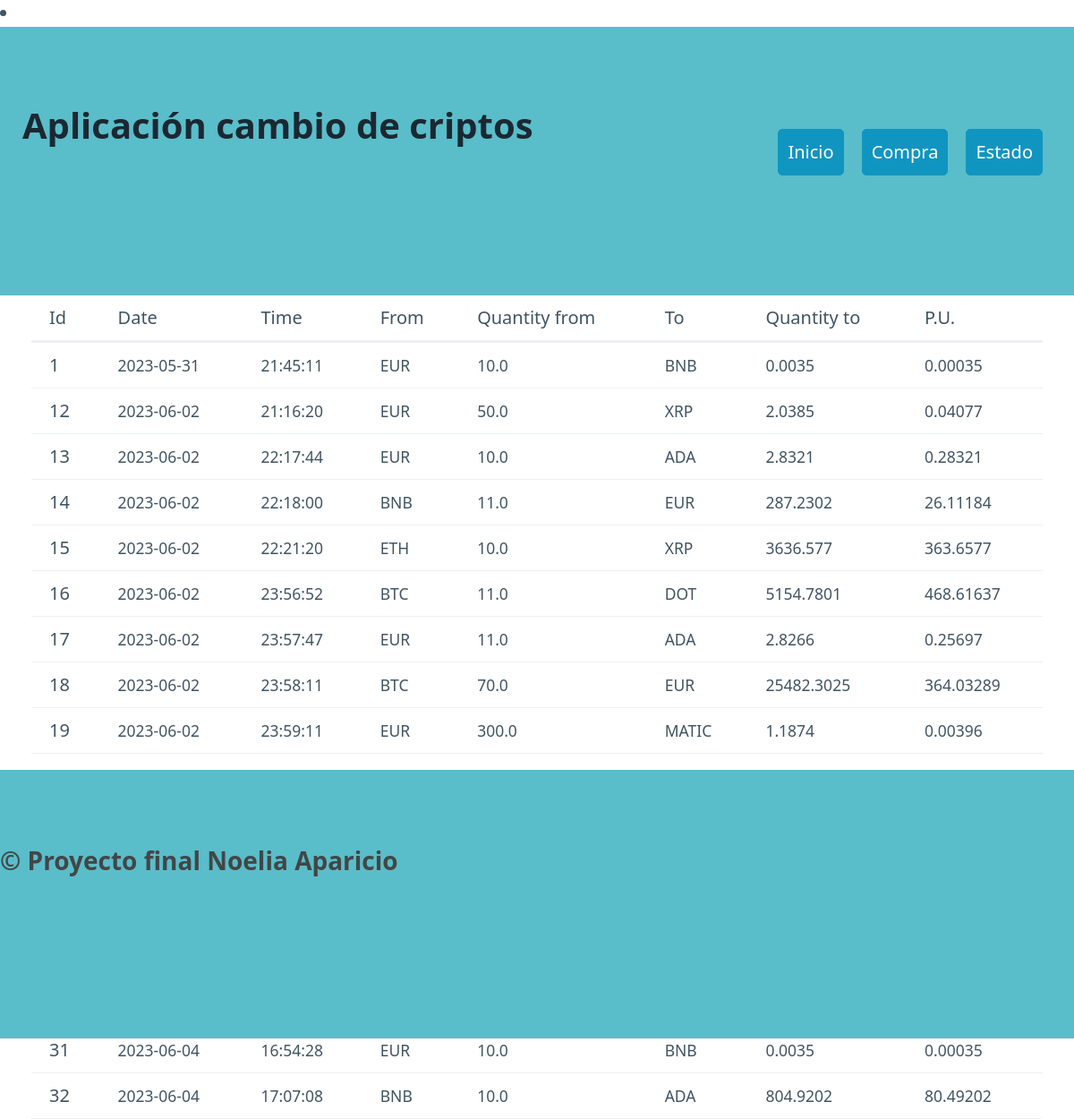
Before: / with the older database file.
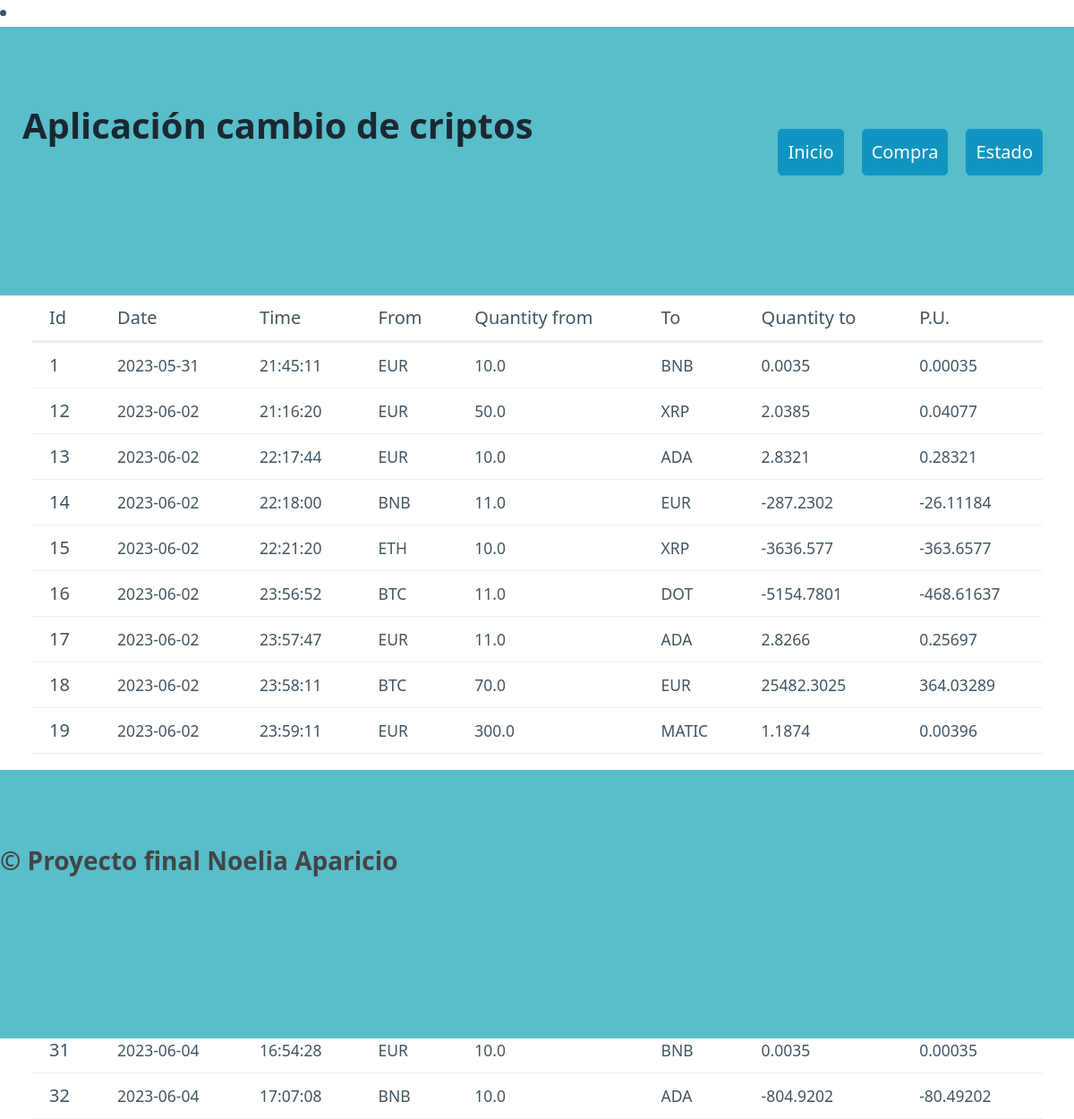
After: the same page with the newer database file.
### tables this page shows
CREATE TABLE "mov_criptos" (
	"id"	INTEGER,
	"date"	TEXT NOT NULL,
	"time"	TEXT NOT NULL,
	"mfrom"	TEXT NOT NULL,
	"quantity_from"	REAL NOT NULL,
	"mto"	TEXT NOT NULL,
	"quantity_to"	REAL NOT NULL,
	PRIMARY KEY("id" AUTOINCREMENT)
);

### flask_classic/routes.py (the view)
@app.route("/")
def index():
    dic_index = conexion_base()
    no_data = False
    if not dic_index:
        no_data = True
        return render_template ("index.html", datos=dic_index, sin_data = no_data)
    else:
        return render_template ("index.html", datos=dic_index)

### flask_classic/models.py (called while the page is built)
def conexion_base(): #aqui hacemos la conexion con la base de datos
    conectar = Conexion ("SELECT * FROM mov_criptos;")
    fila = conectar.res.fetchall()
    columna = conectar.res.description
    li_diccionario=[]
    if fila:
        for f in fila:
            diccionario = {}
            posicion = 0
            for c in columna:
                diccionario[c[0]] = f[posicion]
                posicion += 1
            li_diccionario.append(diccionario)
    conectar.con.close() #cerramos la query
    return li_diccionario

### flask_classic/templates/index.html (shortened to what this page needs)
{% extends "base.html" %}
{% block section %}
    <div class="container" id="tabla">
        <table>
            <thead>
              <tr>
                <th scope="col">Id</th>
                <th scope="col">Date</th>
                <th scope="col">Time</th>
                <th scope="col">From</th>
                <th scope="col">Quantity from</th>
                <th scope="col">To</th>
                <th scope="col">Quantity to</th>
                <th scope="col">P.U.</th>
              </tr>
            </thead>
            <tbody>
                {% for item in datos %}
                    <tr>
                        <th>{{item.id}}</th>
                        <td>{{item.date}}</td>
                        <td>{{item.time}}</td>
                        <td>{{item.mfrom}}</td>
                        <td>{{item.quantity_from}}</td>
                        <td>{{item.mto}}</td>
                        <td>{{item.quantity_to|round(4)}}</td>
                        <td>{{(item.quantity_to/item.quantity_from)|round(5)}}</td>
                    </tr>
                {% endfor %}
            </tbody>
        </table>
    </div>
{% endblock %}

### flask_classic/templates/base.html (shortened to what this page needs)
<!DOCTYPE html>
<html lang="en">
<head>
    <link rel="stylesheet" href="/static/pico.css">
    <link rel="stylesheet" href="/static/styles.css">
    <li><link rel="stylesheet" href="https://fonts.googleapis.com/css2?family=Material+Symbols+Outlined:opsz,wght,FILL,GRAD@48,400,0,0" /></li>
</head>
<body>
    <header>
        <div class="container">
            <nav>
                <ul>
                    <h1>Aplicación cambio de criptos</h1>
                </ul>
                <ul>
                    <li><a href="/" role="button">Inicio</a></li>
                    <li><a href="/purchase" role="button">Compra</a></li>
                    <li><a href="/status" role="button">Estado</a></li>
                </ul>
            </nav>
        </div>
    </header>
    <section class="container">
        {% block section %}
        {% endblock %}
    </section>
    <footer>
            &copy; Proyecto final Noelia Aparicio
    </footer>

### flask_classic/static/styles.css (style rules this page uses)
header, footer { background-color: #5abdca; color: #424646; font-size: 1.4em; font-weight: bold; height: 300px; }
body { min-height: 100vh; display: grid; grid-template-rows: auto auto 1fr auto; margin: 0; }
#tabla { height: 450px; }

Changed rows visible on the page:
changed mov_criptos id 14: quantity_to "287.2302" → "-287.2302"; (item.quantity_to/item.quantity_from)|round(5) "26.11184" → "-26.11184"
changed mov_criptos "ETH": quantity_to "3636.577" → "-3636.577"; (item.quantity_to/item.quantity_from)|round(5) "363.6577" → "-363.6577"
changed mov_criptos "DOT": quantity_to "5154.7801" → "-5154.7801"; (item.quantity_to/item.quantity_from)|round(5) "468.61637" → "-468.61637"
changed mov_criptos id 32: quantity_to "804.9202" → "-804.9202"; (item.quantity_to/item.quantity_from)|round(5) "80.49202" → "-80.49202"
